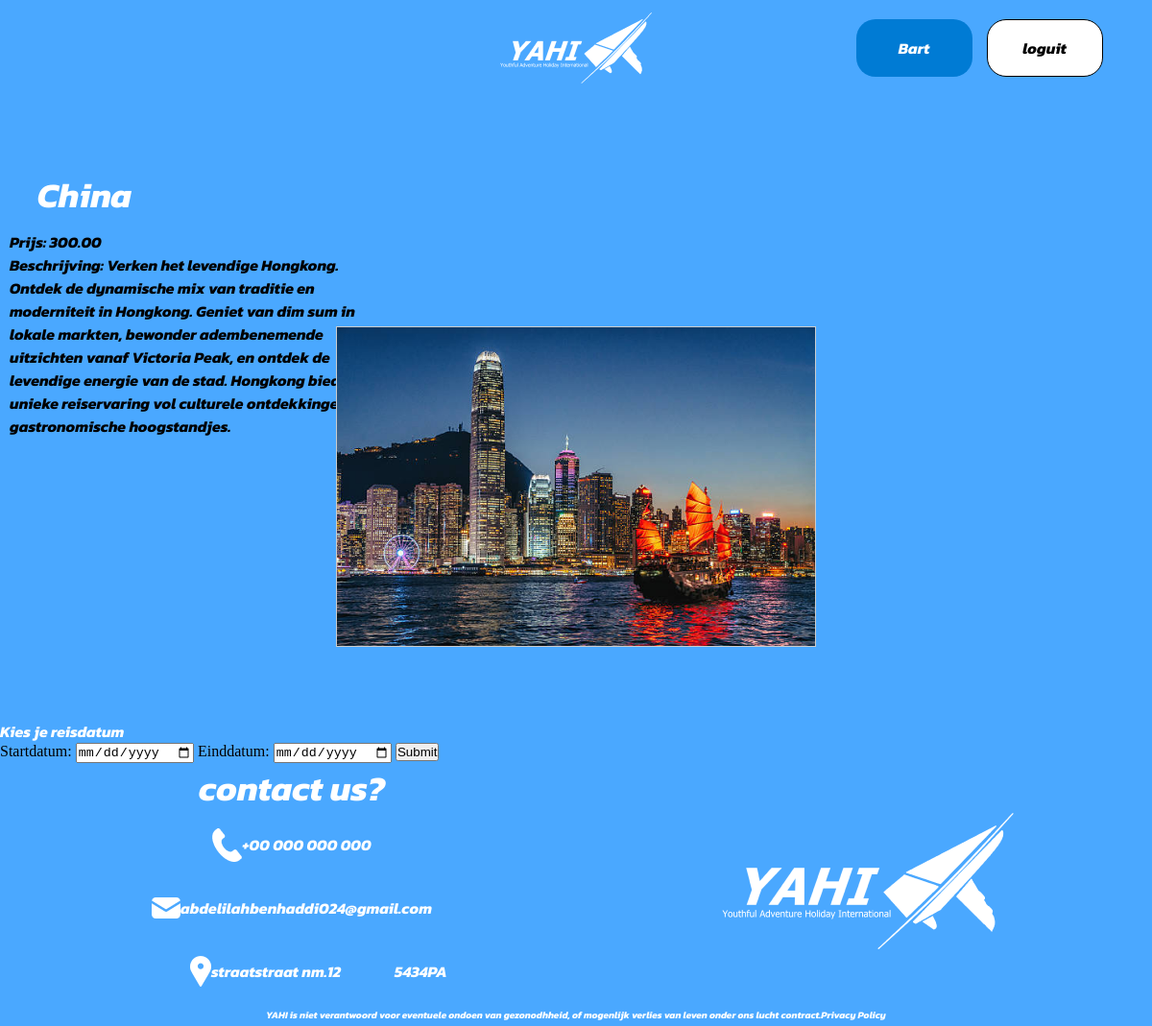
/docker/html/pages/landen/China.php (signed in), run on the app's committed database.
### tables this page shows
CREATE TABLE `reizen` (
  `id` int(11) NOT NULL,
  `naam` varchar(100) NOT NULL,
  `beschrijving` text NOT NULL,
  `prijs` decimal(10,2) NOT NULL,
  `bestemmingen_id` int(11) NOT NULL,
  `file` varchar(50) NOT NULL
);

### docker/html/pages/landen/China.php (the view, shortened to what this page needs)
<!DOCTYPE html>
<html lang="en">
<head>
    <link rel="stylesheet" href="../../css/maincss.css">
</head>
<body>
    <?php
        include '../../includes/header.php';
        include "../conn.php";
        $specific_naam = 'China';
        $stmt = $connection->prepare("SELECT id, naam, prijs, beschrijving, file FROM reizen WHERE naam = :naam");
        $stmt->bindParam(':naam', $specific_naam);
        $stmt->execute();
        echo '<div class="singleReis">';
        echo '<section class="productenRow">';
        while ($row = $stmt->fetch(PDO::FETCH_ASSOC)) {
            echo '<div class="singleReis">';
            echo '<div class="singleTitle">';
            echo '<h6>' . htmlspecialchars($row['naam']) . '</h6>';
            echo '</div>';
            echo '<div class="singleText">';
            echo '<h4>Prijs: ' . htmlspecialchars($row['prijs']) . '</h4>';
            echo '<h4>Beschrijving: ' . htmlspecialchars($row['beschrijving']) . '</h4>';
            echo '</div>';
            echo '<div class="singleConImgFlorida">';
            echo '<div class="singleImgFlorida">';
            echo '<img src="../uploads/' . htmlspecialchars($row['file']) . '" alt="' . htmlspecialchars($row['naam']) . '">';
            echo '</div>';
            echo '</div>';
            echo '</div>';
        }
        echo '</section>';
        echo '</div>';
    ?>
    <h1>Kies je reisdatum</h1>
    <form method="POST" action="../submit_booking.php">
        <label for="startdatum">Startdatum:</label>
        <input type="date" id="startdatum" name="startdatum" required>
        <label for="einddatum">Einddatum:</label>
        <input type="date" id="einddatum" name="einddatum" required>
        <button type="submit">Submit</button>
    </form>
</body>
</html>
<?php
    include '../../includes/footer.php';
?>

### docker/html/css/maincss.css (style rules this page uses)
* { margin: 0; padding: 0; box-sizing: border-box; }
body { background-color: #4AA8FF; }
h1 { font-family: "Kanit", sans-serif; font-size: 16px; font-weight: 700; font-style: italic; color: white; }
h4 { font-family: "Kanit", sans-serif; font-style: italic; font-size: 16px; }
h6 { font-family: "Kanit", sans-serif; font-size: 36px; font-style: italic; display: flex; justify-content: center; align-items: center; color: #ffffff; }
.productenRow { width: 100%; height: 100%; display: flex; flex-wrap: wrap; justify-content: space-between; font-family: 'Lato', sans-serif; }
.singleReis { height: 650px; width: 100%; display: flex; flex-direction: column; justify-content: center; }
.singleTitle { height: 64px; width: 176px; }
.singleText { height: 100px; width: 390px; margin-left: 10px; }
.singleConImgFlorida { width: 100%; max-width: 500px; height: auto; margin: 0 auto; border: 1px solid #ccc; overflow: hidden; }
.singleImgFlorida { width: 100%; height: auto; }
.singleImgFlorida img { width: 100%; height: auto; display: block; object-fit: cover; }

### data on the page
reizen: naam "China", prijs "300.00", beschrijving "Verken het levendige Hongkong. Ontdek de dynamische mix van traditie en moderniteit in Hongkong. Geniet van dim sum in lokale markten, bewonder adembenemende uitzichten vanaf Victoria Peak, en ontdek de levendige energie van de stad. Hongkong biedt een unieke reiservaring vol culturele ontdekkingen en gastronomische hoogstandjes.", file (picture)

### other printed values
$_SESSION['user'] "Bart"
